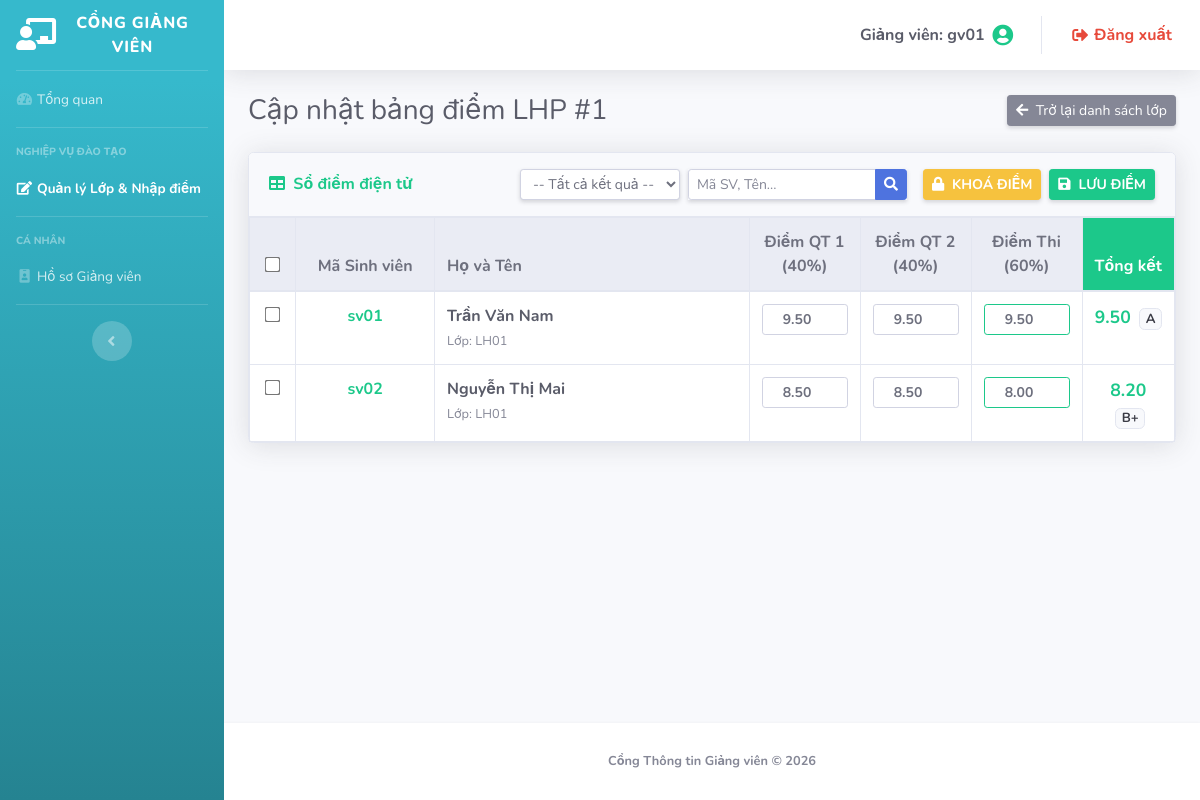
/lecturer/index.php?page=grade_detail&maLHP=1 (signed in), run on the app's committed database.
### tables this page shows
CREATE TABLE
  `courseclasses` (
    `maLHP` int (11) NOT NULL,
    `maMH` varchar(20) NOT NULL,
    `maHK` varchar(20) NOT NULL,
    `maGV` varchar(20) NOT NULL,
    `isLocked` tinyint (1) DEFAULT 0
  );

CREATE TABLE
  `grades` (
    `maSV` varchar(20) NOT NULL,
    `maLHP` int (11) NOT NULL,
    `diem1` decimal(4, 2) DEFAULT NULL CHECK (`diem1` between 0 and 10),
    `diem2` decimal(4, 2) DEFAULT NULL CHECK (`diem2` between 0 and 10),
    `diemThi` decimal(4, 2) DEFAULT NULL CHECK (`diemThi` between 0 and 10),
    `diemTong` decimal(4, 2) GENERATED ALWAYS AS (
      cast(
        (`diem1` + `diem2`) / 2.0 * 0.4 + `diemThi` * 0.6 as decimal(4, 2)
      )
    ) VIRTUAL,
    `diemTongChu` varchar(2) GENERATED ALWAYS AS (
      case
        when `diemTong` is null then NULL
        when `diemTong` >= 8.5 then 'A'
        when `diemTong` >= 8.0 then 'B+'
        when `diemTong` >= 7.0 then 'B'
        when `diemTong` >= 6.5 then 'C+'
        when `diemTong` >= 5.5 then 'C'
        when `diemTong` >= 5.0 then 'D+'
        when `diemTong` >= 4.0 then 'D'
        else 'F'
      end
    ) VIRTUAL
  );

CREATE TABLE
  `students` (
    `maSV` varchar(20) NOT NULL,
    `hoTen` varchar(100) NOT NULL,
    `gioiTinh` varchar(10) DEFAULT NULL,
    `namSinh` int (11) DEFAULT NULL,
    `diaChi` varchar(200) DEFAULT NULL,
    `email` varchar(100) DEFAULT NULL,
    `sdt` varchar(20) DEFAULT NULL,
    `maLop` varchar(20) NOT NULL
  );

### lecturer/grade_detail.php (the view, shortened to what this page needs)
<?php
$maGV = $_SESSION['user']['username'];
$maLHP = $_GET['maLHP'] ?? '';
$infoSql = "SELECT cc.maLHP, c.tenMH, s.tenHK, cc.isLocked
            FROM CourseClasses cc
            JOIN Courses c ON cc.maMH = c.maMH
            JOIN Semesters s ON cc.maHK = s.maHK
            WHERE cc.maLHP = ? AND cc.maGV = ? LIMIT 1";
$stmtInfo = $pdo->prepare($infoSql);
$stmtInfo->execute([$maLHP, $maGV]);
$classInfo = $stmtInfo->fetch();
$isClassLocked = ((int)$classInfo['isLocked'] === 1);
$keyword = trim($_GET['keyword'] ?? '');
$listSql = "SELECT g.*, s.hoTen, s.maLop
            FROM Grades g
            JOIN Students s ON g.maSV = s.maSV
            WHERE g.maLHP = :maLHP";
$params = ['maLHP' => $maLHP];
$listSql .= " ORDER BY s.maSV ASC";
$stmtList = $pdo->prepare($listSql);
$stmtList->execute($params);
$studentsList = $stmtList->fetchAll();
?>
<div class="d-sm-flex align-items-center justify-content-between mb-4">
    <h1 class="h3 mb-0 text-gray-800">Cập nhật bảng điểm LHP #<?= htmlspecialchars($maLHP) ?></h1>
    <a href="index.php?page=grades" class="btn btn-secondary btn-sm shadow-sm"><i class="fas fa-arrow-left mr-1"></i> Trở lại danh sách lớp</a>
</div>
<div class="card shadow mb-4">
    <div class="card-header py-3 d-flex flex-column flex-lg-row align-items-lg-center justify-content-between bg-light">
        <h6 class="m-0 font-weight-bold text-success mb-2 mb-lg-0"><i class="fas fa-table mr-1"></i> Sổ điểm điện tử</h6>
        <div class="d-flex align-items-center flex-column flex-md-row">
            <form method="GET" action="index.php" class="form-inline mb-2 mb-md-0 mr-md-3">
                <select name="status" class="form-control form-control-sm mr-2 shadow-sm" onchange="this.form.submit()">
                    <option value="">-- Tất cả kết quả --</option>
                </select>
                <div class="input-group input-group-sm shadow-sm">
                    <input type="text" name="keyword" class="form-control" placeholder="Mã SV, Tên..." value="<?= htmlspecialchars($keyword) ?>">
                    <div class="input-group-append">
                        <button class="btn btn-primary" type="submit"><i class="fas fa-search"></i></button>
                    </div>
                </div>
            </form>
            <?php if (!$isClassLocked): ?>
                <div class="d-flex">
                    <form method="POST" action="index.php?page=grade_detail&maLHP=<?= $maLHP ?>" class="mr-2">
                        <button type="submit" class="btn btn-warning btn-sm font-weight-bold shadow-sm" onclick="return confirm('CẢNH BÁO: Sau khi khoá, bạn không thể tự mở. Quyền chỉnh sửa sẽ bị đóng băng cho đến khi Giáo vụ mở lại. Chắc chắn khóa?');">
                            <i class="fas fa-lock mr-1"></i> KHOÁ ĐIỂM
                        </button>
                    </form>
                    <button type="submit" form="formBatchUpdate" class="btn btn-success btn-sm font-weight-bold shadow-sm"><i class="fas fa-save mr-1"></i> LƯU ĐIỂM</button>
                </div>
            <?php else: ?>
                <span class="badge badge-danger p-2 font-weight-bold" style="font-size: 13px;"><i class="fas fa-lock mr-1"></i> BẢNG ĐIỂM ĐÃ KHÓA BẢN CHÍNH</span>
            <?php endif; ?>
        </div>
    </div>
    <div class="card-body p-0">
        <form id="formBatchUpdate" method="POST" action="index.php?page=grade_detail&maLHP=<?= htmlspecialchars($maLHP) ?>">
            <div class="table-responsive">
                <table class="table table-bordered table-hover align-middle mb-0 text-center" width="100%">
                    <thead class="thead-light">
                        <tr>
                            <th width="5%"><input type="checkbox" id="checkAll" style="transform: scale(1.2);" <?= $isClassLocked ? 'disabled' : '' ?>></th>
                            <th width="15%">Mã Sinh viên</th>
                            <th class="text-left">Họ và Tên</th>
                            <th width="12%">Điểm QT 1 (40%)</th>
                            <th width="12%">Điểm QT 2 (40%)</th>
                            <th width="12%">Điểm Thi (60%)</th>
                            <th width="10%" class="bg-success text-white">Tổng kết</th>
                        </tr>
                    </thead>
                    <tbody>
                        <?php if(empty($studentsList)): ?>
                            <tr><td colspan="7" class="py-5 text-muted">Không có sinh viên nào khớp với điều kiện tìm kiếm/lọc.</td></tr>
                        <?php else: ?>
                            <?php foreach ($studentsList as $index => $g): ?>
                            <tr>
                                <td>
                                    <input type="checkbox" name="selected[]" value="<?= $index ?>" class="row-checkbox" style="transform: scale(1.2);" onchange="highlightRow(this)" <?= $isClassLocked ? 'disabled' : '' ?>>
                                </td>
                                <td class="font-weight-bold text-dark">
                                    <a href="index.php?page=profile&role=Student&id=<?= urlencode($g['maSV']) ?>" class="text-success text-decoration-none"><?= htmlspecialchars($g['maSV']) ?></a>
                                </td>
                                <td class="text-left">
                                    <a href="index.php?page=profile&role=Student&id=<?= urlencode($g['maSV']) ?>" class="text-dark"><b><?= htmlspecialchars($g['hoTen']) ?></b></a><br>
                                    <small class="text-muted">Lớp: <?= htmlspecialchars($g['maLop']) ?></small>
                                </td>
                                <td><input type="number" step="0.01" min="0" max="10" name="diem1[<?= $index ?>]" class="form-control form-control-sm text-center font-weight-bold" value="<?= $g['diem1'] ?>" oninput="markChecked(this)" <?= $isClassLocked ? 'disabled readonly' : '' ?>></td>
                                <td><input type="number" step="0.01" min="0" max="10" name="diem2[<?= $index ?>]" class="form-control form-control-sm text-center font-weight-bold" value="<?= $g['diem2'] ?>" oninput="markChecked(this)" <?= $isClassLocked ? 'disabled readonly' : '' ?>></td>
                                <td><input type="number" step="0.01" min="0" max="10" name="diemThi[<?= $index ?>]" class="form-control form-control-sm text-center font-weight-bold border-success" value="<?= $g['diemThi'] ?>" oninput="markChecked(this)" <?= $isClassLocked ? 'disabled readonly' : '' ?>></td>
                                <?php
                                    $diemColor = 'text-dark';
                                    if ($g['diemTong'] !== null) {
                                        $diemColor = ($g['diemTong'] < 4.0) ? 'text-danger' : 'text-success';
                                    }
                                ?>
                                <td class="font-weight-bold <?= $diemColor ?> table-gray" style="font-size: 1.1rem;">
                                    <?= $g['diemTong'] ?? '-' ?> <?php if($g['diemTongChu']): ?><span class="badge badge-light border ml-1"><?= $g['diemTongChu'] ?></span><?php endif; ?>
                                </td>
                            </tr>
                            <?php endforeach; ?>
                        <?php endif; ?>
                    </tbody>
                </table>
            </div>
        </form>
    </div>
</div>

### data on the page
grades: maSV "sv01", maSV.hoTen "Trần Văn Nam", maSV.maLop "LH01", diem1 "9.50", diem2 "9.50", diemThi "9.50", diemTong "9.50", diemTongChu "A"
grades: maSV "sv02", maSV.hoTen "Nguyễn Thị Mai", maSV.maLop "LH01", diem1 "8.50", diem2 "8.50", diemThi "8.00", diemTong "8.20", diemTongChu "B+"

### other printed values
$_SESSION['user']['username'] "gv01"
$maLHP "1"
